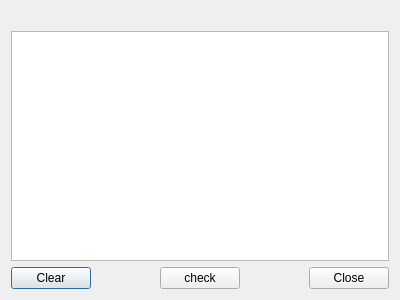
<?xml version="1.0" encoding="UTF-8"?>
<ui version="4.0">
 <class>Dialog</class>
 <widget class="QDialog" name="Dialog">
  <property name="geometry">
   <rect>
    <x>0</x>
    <y>0</y>
    <width>400</width>
    <height>300</height>
   </rect>
  </property>
  <property name="windowTitle">
   <string>Dialog</string>
  </property>
  <layout class="QVBoxLayout" name="verticalLayout_2">
   <item>
    <layout class="QVBoxLayout" name="verticalLayout">
     <item>
      <widget class="QLabel" name="label">
       <property name="text">
        <string/>
       </property>
      </widget>
     </item>
     <item>
      <widget class="QTextEdit" name="textEdit"/>
     </item>
     <item>
      <layout class="QHBoxLayout" name="horizontalLayout">
       <item>
        <widget class="QPushButton" name="pushButton">
         <property name="text">
          <string>Clear</string>
         </property>
        </widget>
       </item>
       <item>
        <spacer name="horizontalSpacer_2">
         <property name="orientation">
          <enum>Qt::Horizontal</enum>
         </property>
         <property name="sizeHint" stdset="0">
          <size>
           <width>40</width>
           <height>20</height>
          </size>
         </property>
        </spacer>
       </item>
       <item>
        <widget class="QPushButton" name="pushButton_3">
         <property name="text">
          <string>check</string>
         </property>
         <property name="checkable">
          <bool>true</bool>
         </property>
        </widget>
       </item>
       <item>
        <spacer name="horizontalSpacer">
         <property name="orientation">
          <enum>Qt::Horizontal</enum>
         </property>
         <property name="sizeHint" stdset="0">
          <size>
           <width>40</width>
           <height>20</height>
          </size>
         </property>
        </spacer>
       </item>
       <item>
        <widget class="QPushButton" name="pushButton_2">
         <property name="text">
          <string>Close</string>
         </property>
        </widget>
       </item>
      </layout>
     </item>
    </layout>
   </item>
  </layout>
 </widget>
 <resources/>
 <connections>
  <connection>
   <sender>pushButton_2</sender>
   <signal>clicked()</signal>
   <receiver>Dialog</receiver>
   <slot>reject()</slot>
   <hints>
    <hint type="sourcelabel">
     <x>345</x>
     <y>280</y>
    </hint>
    <hint type="destinationlabel">
     <x>293</x>
     <y>291</y>
    </hint>
   </hints>
  </connection>
 </connections>
</ui>
